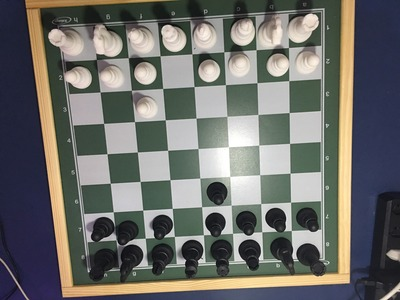
//> input picture Chapter 04/chess.jpg, 400 x 300 px
$ ./applying_sobel   (built with g++ and OpenCV 4)
//> lines starting //> are read from the running program, lines starting //| are printed output that depends on the picture
#include <iostream>

#include <Eigen/Core>

#include <opencv2/opencv.hpp>
#include <opencv2/core/eigen.hpp>

using Matrix = Eigen::MatrixXd;

int main(int, char **) {

    auto Convolution2D_v2 = [](const Matrix &input, const Matrix &kernel, int padding){

        const int input_rows = input.rows();
        const int input_cols = input.cols();

        const int kernel_rows = kernel.rows();
        const int kernel_cols = kernel.cols();

        if (input_rows < kernel_rows) throw std::invalid_argument("The input has less rows than the kernel");
        if (input_cols < kernel_cols) throw std::invalid_argument("The input has less columns than the kernel");

        const int rows = input_rows - kernel_rows + 2*padding + 1;
        const int cols = input_cols - kernel_cols + 2*padding + 1;

        Matrix result = Matrix::Zero(rows, cols);

        auto fit_dims = [&padding](int pos, int k, int length) {
            int input = pos - padding;
            int kernel = 0;
            int size = k;

            if (input < 0) {
                kernel = -input;
                size += input;
                input = 0;
            }

            if (input + size > length) {
                size = length - input;
            }

            return std::make_tuple(input, kernel, size);
        };

        for(int i = 0; i < rows; ++i) {

            const auto [input_i, kernel_i, size_i] = fit_dims(i, kernel_rows, input_rows);

            for(int j = 0; size_i > 0 && j < cols; ++j) {

                const auto [input_j, kernel_j, size_j] = fit_dims(j, kernel_cols, input_cols);

                if (size_j > 0) {
                    auto input_tile = input.block(input_i, input_j, size_i, size_j);
                    auto input_kernel = kernel.block(kernel_i, kernel_j, size_i, size_j);
                    result(i, j) = input_tile.cwiseProduct(input_kernel).sum();
                }
            }
        }
        return result;
    };

    Matrix Gx(3, 3), Gy(3, 3);

    Gx <<
        1., 0., -1.,
        2., 0., -2.,
        1., 0., -1.;

    Gy <<
        1., 2., 1.,
        0., 0., 0.,
        -1., -2., -1.;

    cv::Mat source = cv::imread("../chess.jpg", cv::IMREAD_COLOR);
//> source is the input picture: 300 rows x 400 cols, CV_8UC3; mean B, G, R 106.1, 109.9, 109.4
    cv::Mat image;
    cv::cvtColor(source, image, cv::COLOR_BGR2GRAY);
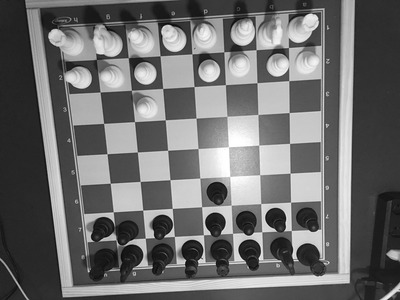
//> image: 300 rows x 400 cols, CV_8UC1; min 3, max 255, mean 109.3
    Matrix X;
    cv::cv2eigen(image, X);

    const int padding = (Gx.rows() - 1) / 2;
    auto Gx_convoluted = Convolution2D_v2(X, Gx, padding);
    auto Gy_convoluted = Convolution2D_v2(X, Gy, padding);

    cv::Mat temp, Gx_result, Gy_result;

    cv::eigen2cv(Gx_convoluted, temp);
    temp.convertTo(Gx_result, CV_8UC1);

    cv::eigen2cv(Gy_convoluted, temp);
    temp.convertTo(Gy_result, CV_8UC1);

    cv::imshow("source", source);
    cv::imshow("gray scale", image);
    cv::imshow("applying Gx", Gx_result);
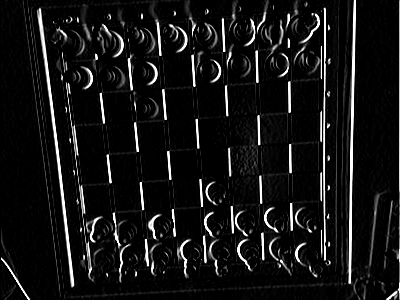
//> window 'applying Gx': 300 rows x 400 cols, CV_8UC1; min 0, max 255, mean 20.4
    cv::imshow("applying Gy", Gy_result);
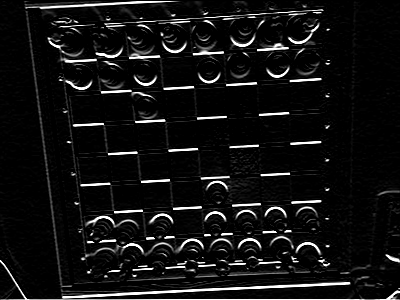
//> window 'applying Gy': 300 rows x 400 cols, CV_8UC1; min 0, max 255, mean 18.1

    cv::waitKey();

    return 0;

}
